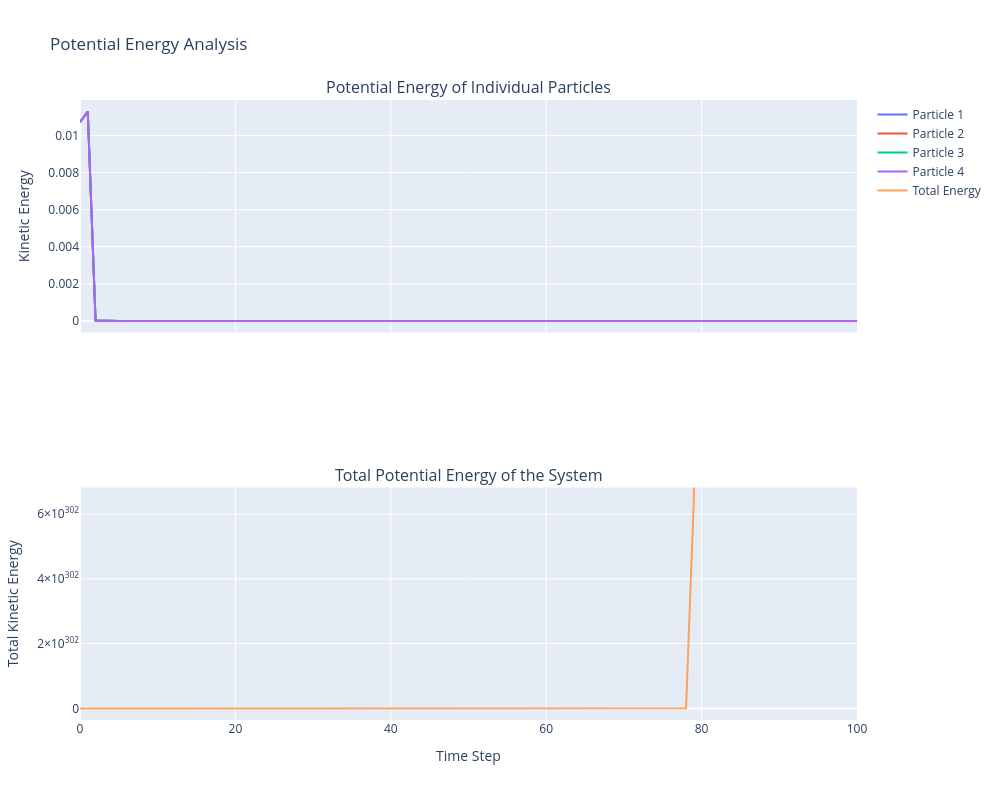

The notebook cell saved with this chart:
### Code cell
import numpy as np
import plotly.graph_objects as go
from plotly.subplots import make_subplots

potential_energies = np.loadtxt("/home/hadis/custom_vector/build/test/N_particle_PotentialEnergyMD.dat")

fig = make_subplots(rows=2, cols=1, shared_xaxes=True, 
                    subplot_titles=("Potential Energy of Individual Particles", "Total Potential Energy of the System"))

for i in range(potential_energies.shape[1]):
    fig.add_trace(go.Scatter(x=np.arange(potential_energies.shape[0]), y=potential_energies[:, i], mode='lines', name=f'Particle {i+1}'), row=1, col=1)
total_potential = np.sum(potential_energies, axis=1)
print(np.max(total_potential))

fig.add_trace(go.Scatter(x=np.arange(potential_energies.shape[0]), y=total_energy, mode='lines', name='Total Energy'), row=2, col=1)

fig.update_layout(height=800, width=1000, title_text="Potential Energy Analysis")
fig.update_xaxes(title_text="Time Step", row=2, col=1)
fig.update_yaxes(title_text="Kinetic Energy", row=1, col=1)
fig.update_yaxes(title_text="Total Kinetic Energy", row=2, col=1)

fig.show()

### Figure 1 — Plotly figure (JSON) as saved in the notebook; plotly's stock layout.template omitted (floating-point values rounded to 4 significant figures)
{"data": [{"mode": "lines", "name": "Particle 1", "type": "scatter", "x": [0, 1, 2, 3, 4, 5, 6, 7, 8, 9, 10, 11, 12, 13, 14, 15, 16, 17, 18, 19, 20, 21, 22, 23, 24, 25, 26, 27, 28, 29, 30, 31, 32, 33, 34, 35, 36, 37, 38, 39, 40, 41, 42, 43, 44, 45, 46, 47, 48, 49, 50, 51, 52, 53, 54, 55, 56, 57, 58, 59, 60, 61, 62, 63, 64, 65, 66, 67, 68, 69, 70, 71, 72, 73, 74, 75, 76, 77, 78, 79, 80, 81, 82, 83, 84, 85, 86, 87, 88, 89, 90, 91, 92, 93, 94, 95, 96, 97, 98, 99, 100], "xaxis": "x", "y": [0.01072, 0.01129, 1.661e-05, 0, 0, 0, 0, 0, 0, 0, 0, 0, 0, 0, 0, 0, 0, 0, 0, 0, 0, 0, 0, 0, 0, 0, 0, 0, 0, 0, 0, 0, 0, 0, 0, 0, 0, 0, 0, 0, 0, 0, 0, 0, 0, 0, 0, 0, 0, 0, 0, 0, 0, 0, 0, 0, 0, 0, 0, 0, 0, 0, 0, 0, 0, 0, 0, 0, 0, 0, 0, 0, 0, 0, 0, 0, 0, 0, 0, 0, 0, 0, 0, 0, 0, 0, 0, 0, 0, 0, 0, 0, 0, 0, 0, 0, 0, 0, 0, 0, 0], "yaxis": "y"}, {"mode": "lines", "name": "Particle 2", "type": "scatter", "x": [0, 1, 2, 3, 4, 5, 6, 7, 8, 9, 10, 11, 12, 13, 14, 15, 16, 17, 18, 19, 20, 21, 22, 23, 24, 25, 26, 27, 28, 29, 30, 31, 32, 33, 34, 35, 36, 37, 38, 39, 40, 41, 42, 43, 44, 45, 46, 47, 48, 49, 50, 51, 52, 53, 54, 55, 56, 57, 58, 59, 60, 61, 62, 63, 64, 65, 66, 67, 68, 69, 70, 71, 72, 73, 74, 75, 76, 77, 78, 79, 80, 81, 82, 83, 84, 85, 86, 87, 88, 89, 90, 91, 92, 93, 94, 95, 96, 97, 98, 99, 100], "xaxis": "x", "y": [0.01072, 0.01129, 1.661e-05, 0, 0, 0, 0, 0, 0, 0, 0, 0, 0, 0, 0, 0, 0, 0, 0, 0, 0, 0, 0, 0, 0, 0, 0, 0, 0, 0, 0, 0, 0, 0, 0, 0, 0, 0, 0, 0, 0, 0, 0, 0, 0, 0, 0, 0, 0, 0, 0, 0, 0, 0, 0, 0, 0, 0, 0, 0, 0, 0, 0, 0, 0, 0, 0, 0, 0, 0, 0, 0, 0, 0, 0, 0, 0, 0, 0, 0, 0, 0, 0, 0, 0, 0, 0, 0, 0, 0, 0, 0, 0, 0, 0, 0, 0, 0, 0, 0, 0], "yaxis": "y"}, {"mode": "lines", "name": "Particle 3", "type": "scatter", "x": [0, 1, 2, 3, 4, 5, 6, 7, 8, 9, 10, 11, 12, 13, 14, 15, 16, 17, 18, 19, 20, 21, 22, 23, 24, 25, 26, 27, 28, 29, 30, 31, 32, 33, 34, 35, 36, 37, 38, 39, 40, 41, 42, 43, 44, 45, 46, 47, 48, 49, 50, 51, 52, 53, 54, 55, 56, 57, 58, 59, 60, 61, 62, 63, 64, 65, 66, 67, 68, 69, 70, 71, 72, 73, 74, 75, 76, 77, 78, 79, 80, 81, 82, 83, 84, 85, 86, 87, 88, 89, 90, 91, 92, 93, 94, 95, 96, 97, 98, 99, 100], "xaxis": "x", "y": [0.01072, 0.01129, 1.661e-05, 0, 0, 0, 0, 0, 0, 0, 0, 0, 0, 0, 0, 0, 0, 0, 0, 0, 0, 0, 0, 0, 0, 0, 0, 0, 0, 0, 0, 0, 0, 0, 0, 0, 0, 0, 0, 0, 0, 0, 0, 0, 0, 0, 0, 0, 0, 0, 0, 0, 0, 0, 0, 0, 0, 0, 0, 0, 0, 0, 0, 0, 0, 0, 0, 0, 0, 0, 0, 0, 0, 0, 0, 0, 0, 0, 0, 0, 0, 0, 0, 0, 0, 0, 0, 0, 0, 0, 0, 0, 0, 0, 0, 0, 0, 0, 0, 0, 0], "yaxis": "y"}, {"mode": "lines", "name": "Particle 4", "type": "scatter", "x": [0, 1, 2, 3, 4, 5, 6, 7, 8, 9, 10, 11, 12, 13, 14, 15, 16, 17, 18, 19, 20, 21, 22, 23, 24, 25, 26, 27, 28, 29, 30, 31, 32, 33, 34, 35, 36, 37, 38, 39, 40, 41, 42, 43, 44, 45, 46, 47, 48, 49, 50, 51, 52, 53, 54, 55, 56, 57, 58, 59, 60, 61, 62, 63, 64, 65, 66, 67, 68, 69, 70, 71, 72, 73, 74, 75, 76, 77, 78, 79, 80, 81, 82, 83, 84, 85, 86, 87, 88, 89, 90, 91, 92, 93, 94, 95, 96, 97, 98, 99, 100], "xaxis": "x", "y": [0.01072, 0.01129, 1.661e-05, 0, 0, 0, 0, 0, 0, 0, 0, 0, 0, 0, 0, 0, 0, 0, 0, 0, 0, 0, 0, 0, 0, 0, 0, 0, 0, 0, 0, 0, 0, 0, 0, 0, 0, 0, 0, 0, 0, 0, 0, 0, 0, 0, 0, 0, 0, 0, 0, 0, 0, 0, 0, 0, 0, 0, 0, 0, 0, 0, 0, 0, 0, 0, 0, 0, 0, 0, 0, 0, 0, 0, 0, 0, 0, 0, 0, 0, 0, 0, 0, 0, 0, 0, 0, 0, 0, 0, 0, 0, 0, 0, 0, 0, 0, 0, 0, 0, 0], "yaxis": "y"}, {"mode": "lines", "name": "Total Energy", "type": "scatter", "x": [0, 1, 2, 3, 4, 5, 6, 7, 8, 9, 10, 11, 12, 13, 14, 15, 16, 17, 18, 19, 20, 21, 22, 23, 24, 25, 26, 27, 28, 29, 30, 31, 32, 33, 34, 35, 36, 37, 38, 39, 40, 41, 42, 43, 44, 45, 46, 47, 48, 49, 50, 51, 52, 53, 54, 55, 56, 57, 58, 59, 60, 61, 62, 63, 64, 65, 66, 67, 68, 69, 70, 71, 72, 73, 74, 75, 76, 77, 78, 79, 80, 81, 82, 83, 84, 85, 86, 87, 88, 89, 90, 91, 92, 93, 94, 95, 96, 97, 98, 99, 100], "xaxis": "x2", "y": [0.0429, 0.04523, 0.1781, 1168.0, 7325560, 226152000000000000000, 1.484e+24, 9.735e+27, 6.387e+31, 4.191e+35, 2.749e+39, 1.804e+43, 1.184e+47, 7.765e+50, 5.095e+54, 3.343e+58, 2.193e+62, 1.439e+66, 9.441e+69, 6.194e+73, 4.064e+77, 2.666e+81, 1.749e+85, 1.148e+89, 7.531e+92, 4.941e+96, 3.242e+100, 2.127e+104, 1.395e+108, 9.155e+111, 6.007e+115, 3.941e+119, 2.586e+123, 1.697e+127, 1.113e+131, 7.303e+134, 4.792e+138, 3.144e+142, 2.063e+146, 1.353e+150, 8.879e+153, 5.825e+157, 3.822e+161, 2.508e+165, 1.645e+169, 1.079e+173, 7.082e+176, 4.647e+180, 3.049e+184, 2e+188, 1.312e+192, 8.61e+195, 5.649e+199, 3.706e+203, 2.432e+207, 1.596e+211, 1.047e+215, 6.868e+218, 4.506e+222, 2.957e+226, 1.94e+230, 1.273e+234, 8.35e+237, 5.479e+241, 3.594e+245, 2.358e+249, 1.547e+253, 1.015e+257, 6.661e+260, 4.37e+264, 2.867e+268, 1.881e+272, 1.234e+276, 8.098e+279, 5.313e+283, 3.486e+287, 2.287e+291, 1.501e+295, 9.845e+298, 6.459e+302, 4.238e+306, null, null, null, null, null, null, null, null, null, null, null, null, null, null, null, null, null, null, null, null], "yaxis": "y2"}], "layout": {"annotations": [{"font": {"size": 16}, "showarrow": false, "text": "Potential Energy of Individual Particles", "x": 0.5, "xanchor": "center", "xref": "paper", "y": 1, "yanchor": "bottom", "yref": "paper"}, {"font": {"size": 16}, "showarrow": false, "text": "Total Potential Energy of the System", "x": 0.5, "xanchor": "center", "xref": "paper", "y": 0.375, "yanchor": "bottom", "yref": "paper"}], "height": 800, "title": {"text": "Potential Energy Analysis"}, "width": 1000, "xaxis": {"anchor": "y", "domain": [0, 1], "matches": "x2", "showticklabels": false}, "xaxis2": {"anchor": "y2", "domain": [0, 1], "title": {"text": "Time Step"}}, "yaxis": {"anchor": "x", "domain": [0.625, 1], "title": {"text": "Kinetic Energy"}}, "yaxis2": {"anchor": "x2", "domain": [0, 0.375], "title": {"text": "Total Kinetic Energy"}}}}
